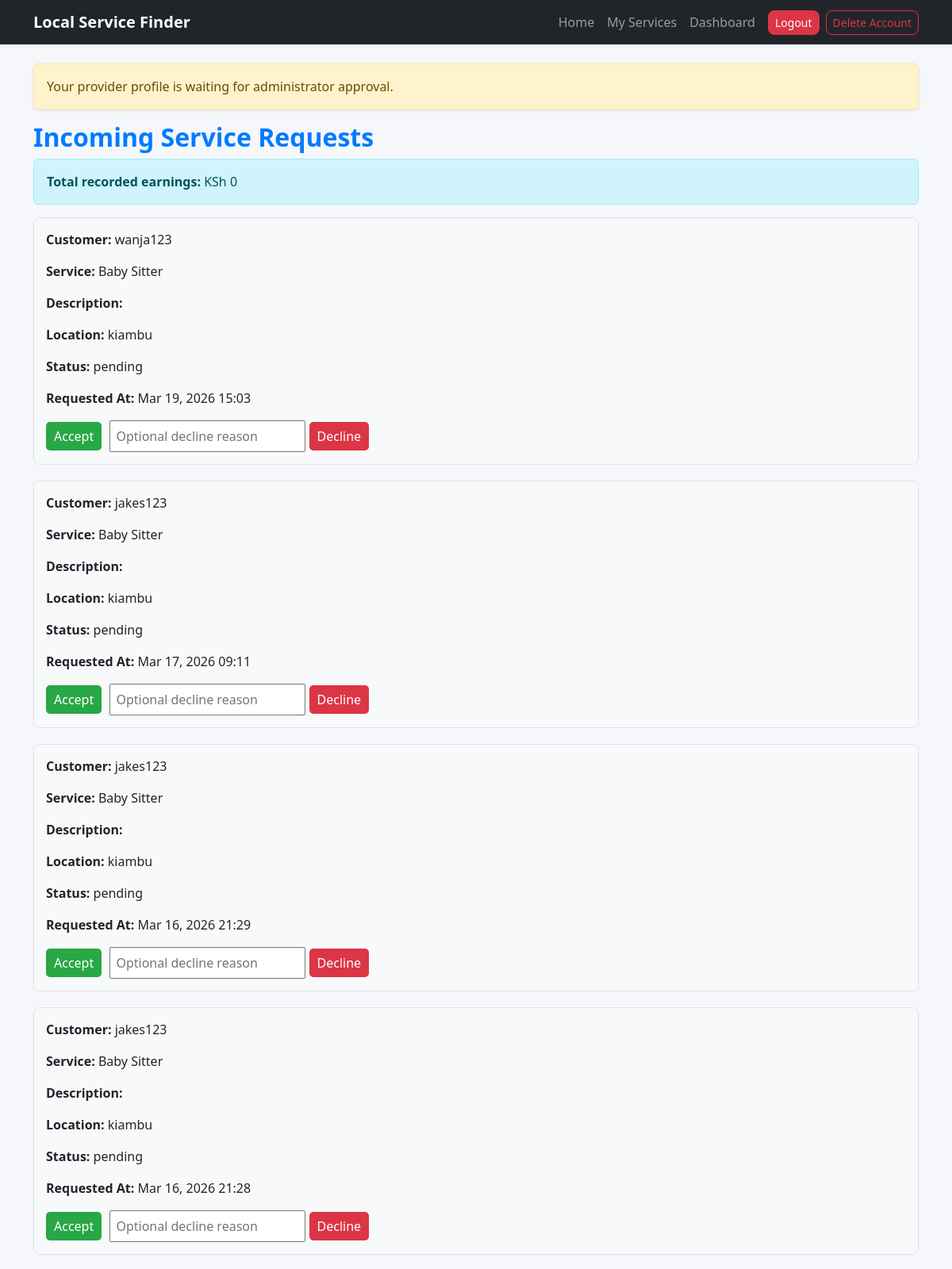
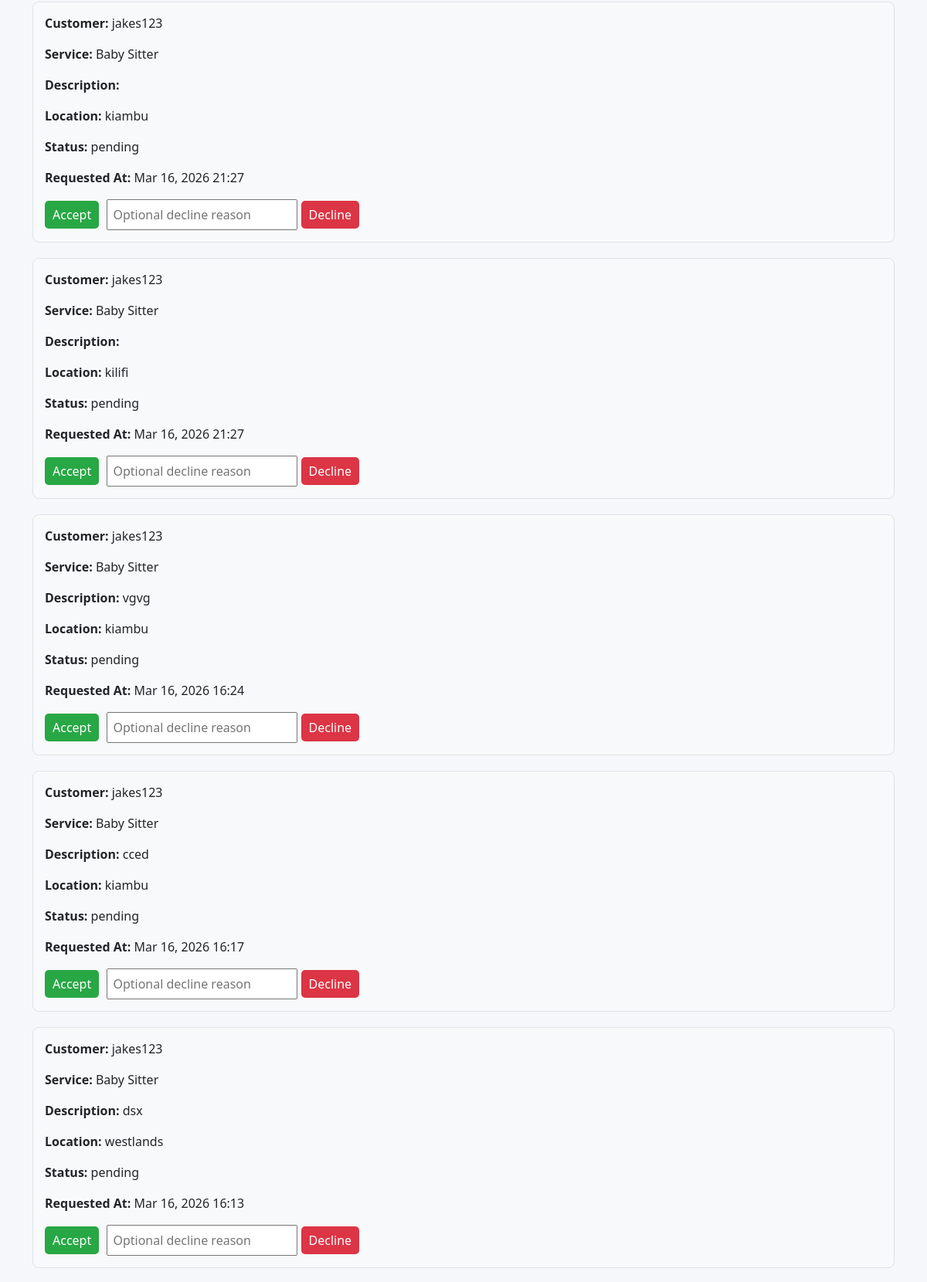
Page /services/dashboard/ (signed in, upper part) on the committed database (2 pictures, top to bottom).
### requests/models.py (models this page shows, shortened)
class ServiceRequest(models.Model):
    STATUS_CHOICES = [
        ('pending', 'Pending'),
        ('accepted', 'Accepted'),
        ('declined', 'Declined'),
        ('completed', 'Completed'),
    ]
    PAYMENT_CHOICES = [
        ('unpaid', 'Unpaid'),
        ('paid', 'Paid'),
    ]
    PAYMENT_METHOD_CHOICES = [
        ('', 'Not recorded'),
        ('cash', 'Cash'),
        ('mpesa', 'M-Pesa'),
    ]
    COMPLAINT_STATUS_CHOICES = [
        ('none', 'No Complaint'),
        ('open', 'Open'),
        ('resolved', 'Resolved'),
    ]
    user = models.ForeignKey(User, on_delete=models.CASCADE)
    service = models.ForeignKey(Service, on_delete=models.CASCADE)
    provider = models.ForeignKey(Provider, on_delete=models.CASCADE, null=True, blank=True)
    description = models.TextField(blank=True)
    location = models.CharField(max_length=200)
    requested_date = models.DateField(null=True, blank=True)
    requested_time = models.TimeField(null=True, blank=True)
    status = models.CharField(
        max_length=20,
        choices=STATUS_CHOICES,
        default='pending'
    )
    payment_status = models.CharField(
        max_length=20,
        choices=PAYMENT_CHOICES,
        default='unpaid'
    )
    payment_method = models.CharField(max_length=20, choices=PAYMENT_METHOD_CHOICES, blank=True, default='')
    amount_paid = models.DecimalField(max_digits=10, decimal_places=2, null=True, blank=True)
    mpesa_code = models.CharField(max_length=30, blank=True)
    payment_recorded_at = models.DateTimeField(null=True, blank=True)
    requested_at = models.DateTimeField(auto_now_add=True)
    updated_at = models.DateTimeField(auto_now=True)
    deleted = models.BooleanField(default=False)
    rating = models.PositiveIntegerField(null=True, blank=True)
    review = models.TextField(null=True, blank=True)
    decline_reason = models.TextField(blank=True)
    complaint = models.TextField(blank=True)
    complaint_status = models.CharField(max_length=20, choices=COMPLAINT_STATUS_CHOICES, default='none')
    complaint_resolution = models.TextField(blank=True)
    class Meta:
        indexes = [
            models.Index(fields=['service', 'location']),
            models.Index(fields=['status', 'payment_status']),
        ]

### services/models.py (models this page shows, shortened)
class Service(models.Model):
    name = models.CharField(max_length=100, unique=True)
    description = models.TextField(blank=True)
    is_active = models.BooleanField(default=True)

### services/views.py (the view, shortened to what this page needs)
# urls.py: path("dashboard/", views.provider_dashboard, name="provider_dashboard"),
@login_required
def provider_dashboard(request):
    provider = get_object_or_404(Provider, user=request.user)
    if provider.approval_status != "approved":
        messages.warning(request, "Your provider profile is waiting for administrator approval.")
    requests_qs = ServiceRequest.objects.filter(
        service__in=provider.services.all()
    ).filter(
        Q(status="pending") | Q(provider=provider)
    ).order_by('-requested_at')
    earnings = ServiceRequest.objects.filter(
        provider=provider,
        status="completed",
        payment_status="paid"
    ).aggregate(total=Sum("amount_paid"))["total"] or 0
    return render(request, "services/provider_dashboard.html", {
        "requests": requests_qs,
        "earnings": earnings,
    })

### accounts/models.py (called while the page is built)
@property
def is_provider(self):
    return hasattr(self, 'provider')

### services/templates/services/provider_dashboard.html (shortened to what this page needs)
{% extends "base.html" %}
{% block content %}
<h2 style="color:#007bff;">Incoming Service Requests</h2>
<div class="alert alert-info">
    <strong>Total recorded earnings:</strong> KSh {{ earnings }}
</div>
<div id="requests-container">
    {% if requests %}
        {% for req in requests %}
        <div style="background-color:#f8f9fa; padding:15px; border-radius:8px; margin-bottom:20px; border:1px solid #dee2e6;">
            <p><strong>Customer:</strong> {{ req.user.username }}</p>
            <p><strong>Service:</strong> {{ req.service.name }}</p>
            <p><strong>Description:</strong> {{ req.description }}</p>
            <p><strong>Location:</strong> {{ req.location }}</p>
            <p><strong>Status:</strong> {{ req.status }}</p>
            <p><strong>Requested At:</strong> {{ req.requested_at|date:"M d, Y H:i" }}</p>
            {% if req.status == 'pending' %}
                <form method="POST" style="margin-top:10px;">
                    <button name="action" value="accept" style="background-color:#28a745; color:white; border:none; padding:6px 10px; border-radius:5px;">Accept</button>
                    <input type="text" name="decline_reason" placeholder="Optional decline reason" style="padding:6px; margin-left:6px;">
                    <button name="action" value="decline" style="background-color:#dc3545; color:white; border:none; padding:6px 10px; border-radius:5px;">Decline</button>
                </form>
            {% elif req.status == 'accepted' %}
                <form method="POST" style="margin-top:10px;">
                    {% csrf_token %}
                    <input type="hidden" name="request_id" value="{{ req.id }}">
                    <button name="action" value="complete" style="background-color:#007bff; color:white; border:none; padding:6px 10px; border-radius:5px;">Mark Completed</button>
                </form>
            {% endif %}
        </div>
        {% endfor %}
    {% else %}
        <p>No incoming requests yet.</p>
    {% endif %}
</div>
{% endblock %}

### templates/base.html (style rules this page uses)
body { background-color: #f5f7fb; font-family: 'Segoe UI', sans-serif; }
h1, h2, h3 { font-weight: 600; }

### rows in the picture
ServiceRequest: user.username "wanja123", service.name "Baby Sitter", location "kiambu", status "pending", requested_at "Mar 19, 2026 15:03"
ServiceRequest: user.username "jakes123", service.name "Baby Sitter", location "kiambu", status "pending", requested_at "Mar 17, 2026 09:11"
ServiceRequest: user.username "jakes123", service.name "Baby Sitter", location "kiambu", status "pending", requested_at "Mar 16, 2026 21:29"
ServiceRequest: user.username "jakes123", service.name "Baby Sitter", location "kiambu", status "pending", requested_at "Mar 16, 2026 21:28"
ServiceRequest: user.username "jakes123", service.name "Baby Sitter", location "kiambu", status "pending", requested_at "Mar 16, 2026 21:27"
ServiceRequest: user.username "jakes123", service.name "Baby Sitter", location "kilifi", status "pending", requested_at "Mar 16, 2026 21:27"
ServiceRequest: user.username "jakes123", service.name "Baby Sitter", description "vgvg", location "kiambu", status "pending", requested_at "Mar 16, 2026 16:24"
ServiceRequest: user.username "jakes123", service.name "Baby Sitter", description "cced", location "kiambu", status "pending", requested_at "Mar 16, 2026 16:17"
ServiceRequest: user.username "jakes123", service.name "Baby Sitter", description "dsx", location "westlands", status "pending", requested_at "Mar 16, 2026 16:13"

### other values in the picture
{{ message }} "Your provider profile is waiting for administrator approval."
{{ earnings }} "0"
